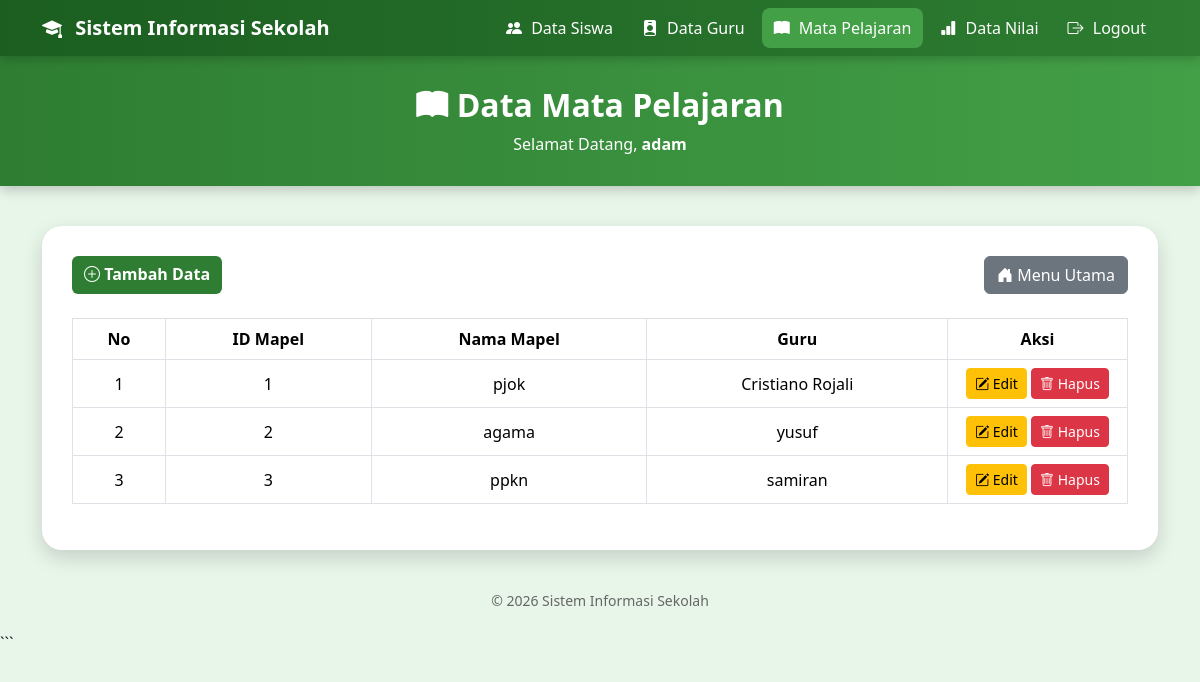
The app's page /mapel/index.php (signed in) with its own data.
### tables this page shows
CREATE TABLE `mapel` (
  `id_mapel` int(8) NOT NULL,
  `nama_mapel` varchar(50) NOT NULL,
  `guru` varchar(50) NOT NULL
);

### mapel/index.php (the view, shortened to what this page needs)
<?php
include "koneksi.php";
$query = mysqli_query($koneksi, "SELECT * FROM mapel");
?>
<!DOCTYPE html>
<html lang="id">
<head>
<link href="https://cdn.jsdelivr.net/npm/bootstrap@5.3.3/dist/css/bootstrap.min.css" rel="stylesheet">
<link rel="stylesheet" href="https://cdn.jsdelivr.net/npm/bootstrap-icons@1.11.3/font/bootstrap-icons.css">
</head>
<body>
<nav class="navbar navbar-expand-lg">
    <div class="container">
        <a class="navbar-brand" href="../index.php">
            <i class="bi bi-mortarboard-fill"></i>
            Sistem Informasi Sekolah
        </a>
        <div class="collapse navbar-collapse" id="navbarMenu">
            <ul class="navbar-nav ms-auto">
                <li class="nav-item">
                    <a class="nav-link" href="../siswa">
                        <i class="bi bi-people-fill"></i>
                        Data Siswa
                    </a>
                </li>
                <li class="nav-item">
                    <a class="nav-link" href="../guru">
                        <i class="bi bi-person-badge-fill"></i>
                        Data Guru
                    </a>
                </li>
                <li class="nav-item">
                    <a class="nav-link active" href="index.php">
                        <i class="bi bi-book-fill"></i>
                        Mata Pelajaran
                    </a>
                </li>
                <li class="nav-item">
                    <a class="nav-link" href="../nilai">
                        <i class="bi bi-bar-chart-fill"></i>
                        Data Nilai
                    </a>
                </li>
                <li class="nav-item">
                    <a class="nav-link" href="../logout.php">
                        <i class="bi bi-box-arrow-right"></i>
                        Logout
                    </a>
                </li>
            </ul>
        </div>
    </div>
</nav>
<div class="header">
    <h2>
        <i class="bi bi-book-fill"></i>
        Data Mata Pelajaran
    </h2>
    <p>
        Selamat Datang,
        <strong><?= htmlspecialchars($_SESSION['username']); ?></strong>
    </p>
</div>
<div class="container">
    <div class="card-data">
        <div class="d-flex justify-content-between mb-4">
            <a href="tambah.php" class="btn btn-hijau">
                <i class="bi bi-plus-circle"></i>
                Tambah Data
            </a>
            <a href="../index.php" class="btn btn-secondary">
                <i class="bi bi-house-door-fill"></i>
                Menu Utama
            </a>
        </div>
        <div class="table-responsive">
            <table class="table table-bordered table-hover text-center align-middle">
                <thead>
                    <tr>
                        <th>No</th>
                        <th>ID Mapel</th>
                        <th>Nama Mapel</th>
                        <th>Guru</th>
                        <th width="180">Aksi</th>
                    </tr>
                </thead>
                <tbody>
                <?php
                $no = 1;
                while($data = mysqli_fetch_assoc($query)){
                ?>
                <tr>
                    <td>
                        <?= $no++; ?>
                    </td>
                    <td>
                        <?= htmlspecialchars($data['id_mapel']); ?>
                    </td>
                    <td>
                        <?= htmlspecialchars($data['nama_mapel']); ?>
                    </td>
                    <td>
                        <?= htmlspecialchars($data['guru']); ?>
                    </td>
                    <td>
                        <a href="edit.php?id_mapel=<?= urlencode($data['id_mapel']); ?>"
                           class="btn btn-warning btn-sm">
                            <i class="bi bi-pencil-square"></i>
                            Edit
                        </a>
                        <a href="hapus.php?id_mapel=<?= urlencode($data['id_mapel']); ?>"
                           class="btn btn-danger btn-sm"
                           onclick="return confirm('Yakin ingin menghapus data ini?')">
                            <i class="bi bi-trash"></i>
                            Hapus
                        </a>
                    </td>
                </tr>
                <?php } ?>
                </tbody>
            </table>
        </div>
    </div>
    <div class="footer">
        © 2026 Sistem Informasi Sekolah
    </div>
</div>
</body>
</html>

### mapel/index.php (style rules this page uses)
body { background:#e8f5e9; font-family:'Segoe UI',sans-serif; }
.navbar { background:linear-gradient(90deg,#1b5e20,#2e7d32); box-shadow:0 3px 10px rgba(0,0,0,.2); }
.navbar-brand { font-weight:bold; color:white !important; }
.navbar-brand i { margin-right:8px; }
.nav-link { color:white !important; font-weight:500; margin-left:5px; border-radius:8px; padding:8px 12px !important; transition:.3s; }
.nav-link.active { background:#43a047; color:white !important; }
.nav-link i { margin-right:5px; }
.header { background:linear-gradient(90deg,#2e7d32,#43a047); color:white; padding:30px 0; text-align:center; box-shadow:0 4px 12px rgba(0,0,0,.2); }
.header h2 { margin:0; font-weight:bold; }
.header p { margin-top:8px; margin-bottom:0; }
.card-data { background:white; border-radius:20px; margin:40px auto; padding:30px; box-shadow:0 8px 20px rgba(0,0,0,.15); }
.btn-hijau { background:#2e7d32; color:white; font-weight:600; border:none; }
.table thead { background:#2e7d32; color:white; }
.table tbody tr { transition:.3s; }
.btn-warning, .btn-danger { transition:.3s; }
.footer { text-align:center; color:#666; margin:20px 0; font-size:14px; }

### records on screen
mapel: id_mapel "1", nama_mapel "pjok", guru "Cristiano Rojali"
mapel: id_mapel "2", nama_mapel "agama", guru "yusuf"
mapel: id_mapel "3", nama_mapel "ppkn", guru "samiran"

### other values on screen
$_SESSION['username'] "adam"
